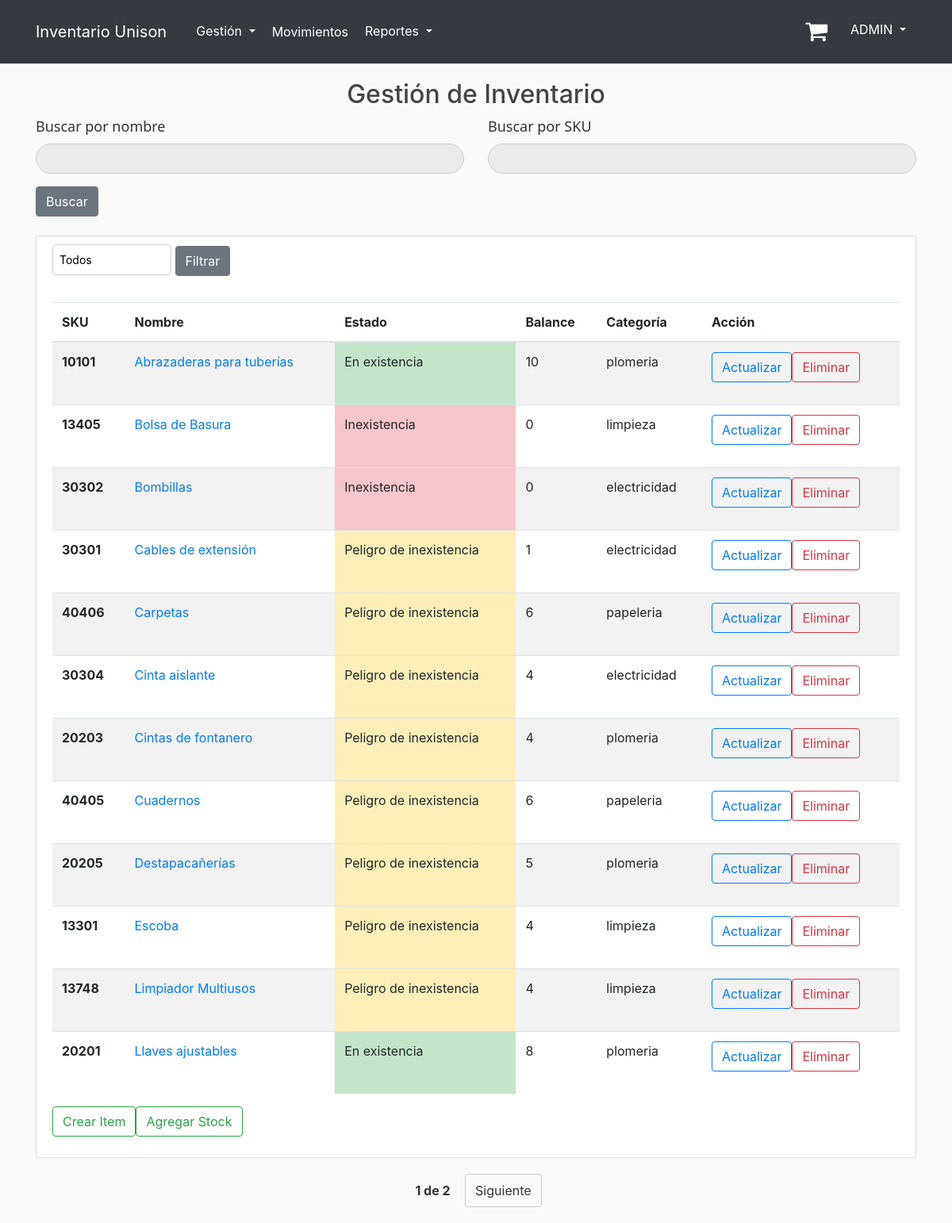
/manage_items/ (signed in), run on the app's committed database.
### inventory/models.py (models this page shows, shortened)
class Item(models.Model):
    CATEGORY_CHOICES = [
        ('papeleria', 'Papelería'),
        ('limpieza', 'Limpieza'),
        ('plomeria', 'Plomería'),
        ('electricidad', 'Electricidad'),
    ]
    UNIT_CHOICES = [
        ('paquete', 'Paquete'),
        ('block', 'Block'),
        ('individual', 'Individual'),
        ('caja', 'Caja'),
    ]
    name = models.CharField(max_length=255)
    image = models.ImageField(default='default_item.jpg', upload_to='item_pics')
    sku = models.DecimalField(max_digits=10, decimal_places=0, unique=True)
    category = models.CharField(max_length=20, choices=CATEGORY_CHOICES)
    description = models.TextField()
    unit_type = models.CharField(max_length=20, choices=UNIT_CHOICES)
    unit_price = models.DecimalField(max_digits=10, decimal_places=2)
    stock = models.IntegerField(default=0)
    low_stock_threshold = models.IntegerField(default=10)
    unison = models.BooleanField(default=True)

### inventory/views.py (the view)
# urls.py: path('manage_items/', views.manage_items, name='manage_items'),
@staff_member_required
def manage_items(request):
    items = Item.objects.all()
    categories = items.values_list('category', flat=True).distinct()
    form = SearchForm(request.GET)
    if form.is_valid():
        search_name = form.cleaned_data.get('search_query')
        sku_id = form.cleaned_data.get('sku_id')
        if search_name:
            items = items.filter(name__icontains=search_name)
        if sku_id:
            items = items.filter(sku__exact=sku_id)
    selected_category = request.GET.get('category')
    if selected_category:
        items = items.filter(category=selected_category)
    items = items.order_by('name')
    items_per_page = 12
    paginator = Paginator(items, items_per_page)
    page = request.GET.get('page')
    try:
        items = paginator.page(page)
    except PageNotAnInteger:
        items = paginator.page(1)
    except EmptyPage:
        items = paginator.page(paginator.num_pages)
    context = {
        'title': 'Gestion de articulos',
        'items': items,
        'categories': categories,
        'selected_category': selected_category,
        'form': form
    }
    return render(request, 'inventory/manage_items.html', context)

### inventory/forms.py
class SearchForm(forms.Form):
    search_query = forms.CharField(max_length=255, required=False, label='Buscar por nombre')
    sku_id = forms.CharField(max_length=50, required=False, label='Buscar por SKU')

### inventory/templates/inventory/manage_items.html (shortened to what this page needs)
{% extends "base.html" %}
{% load crispy_forms_filters %}
{% load crispy_forms_tags %}
{% block content %}
    <div class="row">
        <div class="col-md-12">
            <div class="product-bit-title text-center" style="margin-top: 20px ;">
                <h2>Gestión de Inventario</h2>
            </div>
        </div>
    </div>
    <form method="get" action="{% url 'manage_items' %}">
        <div class="row">
            <div class="col-md-6">
                <div id="div_id_search_query" class="form-group">
                    <label for="id_search_query">Buscar por nombre</label>
                    <div>
                        <input type="text" name="search_query" maxlength="255" class="form-control textinput"
                               id="id_search_query">
                    </div>
                </div>
            </div>
            <div class="col-md-6">
                <div id="div_id_sku_id" class="form-group">
                    <label for="id_sku_id">Buscar por SKU</label>
                    <div>
                        <input type="text" name="sku_id" maxlength="50" class="form-control textinput"
                               id="id_sku_id">
                    </div>
                </div>
            </div>
        </div>
        <button class="btn btn-secondary" type="submit" value="Search">Buscar</button>
        <br>
        <br>
    </form>
    <div class="content-section">
        <form method="GET" action="">
            <div class="styled-select">
                <select name="category" id="category">
                    <option value="" {% if not selected_category %} selected {% endif %}>Todos</option>
                </select>
            </div>
            <button class="btn btn-secondary" type="submit" value="Filter">Filtrar</button>
        </form>
        <br>
        <table class="table table-striped">
            <thead>
            <tr>
                <th scope="col">SKU</th>
                <th scope="col">Nombre</th>
                <th scope="col">Estado</th>
                <th scope="col">Balance</th>
                <th scope="col">Categoría</th>
                <th scope="col">Acción</th>
            </tr>
            </thead>
            <tbody>
            {% for item in items %}
                <tr>
                    <th scope="row">
                        {{ item.sku }}
                    </th>
                    <td>
                        <a href="{% url 'display_item' item.id %}">{{ item.name }}</a>
                    </td>
                    {% if item.stock == 0 %}
                        <td class="table-danger">Inexistencia</td>
                    {% else %}
                        {% if item.stock <= item.low_stock_threshold %}
                            <td class="table-warning">Peligro de inexistencia</td>
                        {% else %}
                            <td class="table-success">En existencia</td>
                        {% endif %}
                    {% endif %}
                    <td> {{ item.stock }}</td>
                    <td> {{ item.category }}</td>
                    <td>
                        <div class="form-group">
                            <div class="btn-group" role="group">
                                <form method="get" action="{% url 'update_item' item.id %}">
                                    <button class="btn btn-outline-primary" type="submit">Actualizar</button>
                                </form>
                                <form method="get" action="{% url 'delete_item' item.id %}">
                                    <button class="btn btn-outline-danger" onclick="return confirmDelete();"
                                            type="submit">
                                        Eliminar
                                    </button>
                                </form>
                            </div>
                        </div>
                    </td>
                </tr>
            {% endfor %}
            </tbody>
        </table>
        <div class="form-group">
            <div class="btn-group" role="group">
                <form method="get" action="{% url 'create_item' %}">
                    <button class="btn btn-outline-success" type="submit">Crear Item</button>
                </form>
                <form method="get" action="{% url 'add_stock' %}">
                    <button class="btn btn-outline-success" type="submit">
                        Agregar Stock
                    </button>
                </form>
            </div>
        </div>
    </div>
    <div class="pagination">
        <span class="step-links">
            <span class="current">{{ items.number }} de {{ items.paginator.num_pages }}</span>
            {% if items.has_next %}
                <a href="?page={{ items.next_page_number }}">Siguiente</a>
            {% endif %}
        </span>
    </div>
{% endblock content %}

### templates/base.html (shortened to what this page needs)
{% load static %}
{% load i18n %}
{% language 'es' %}
<!DOCTYPE html>
<html lang="es">
<head>
    <link rel="stylesheet" href="https://cdnjs.cloudflare.com/ajax/libs/font-awesome/4.7.0/css/font-awesome.min.css">
    <link rel="stylesheet" href="https://cdn.jsdelivr.net/npm/bootstrap@4.3.1/dist/css/bootstrap.min.css"
>
    <link rel="stylesheet" type="text/css" href="{% static 'inventory/main.css' %}">
</head>
<body>
<header class="site-header">
    <nav class="navbar navbar-expand-md navbar-dark bg-dark fixed-top border-bottom">
        <div class="container">
            <a class="navbar-brand mr-4" href="/">Inventario Unison</a>
            <div class="collapse navbar-collapse" id="navbarToggle">
                <div class="navbar-nav mr-auto">
                    {% if user.is_staff %}
                        <li class="nav-item dropdown">
                            <button class="btn btn-dark dropdown-toggle" data-bs-toggle="dropdown"
                                    aria-expanded="false">
                                Gestión
                            </button>
                        </li>
                        <a class="nav-item nav-link" href="{% url 'movements' %}" style="color: white;">Movimientos</a>
                        <li class="nav-item dropdown">
                            <button class="btn btn-dark dropdown-toggle" data-bs-toggle="dropdown"
                                    aria-expanded="false">
                                Reportes
                            </button>
                        </li>
                    {% endif %}
                </div>
                <div class="navbar-nav">
                    {% if user.is_authenticated %}
                        <div class="d-flex m-3 me-0">
                            <a href="{% url 'shopping_cart' %}" class="position-relative me-4 my-auto">
                                <i class="fa fa-shopping-cart" aria-hidden="true"
                                   style="font-size:30px; color: white;"></i>
                            </a>
                        </div>
                        <div class="dropdown">
                            <button class="btn btn-dark dropdown-toggle" type="button" id="dropdownMenuButton"
                                    data-toggle="dropdown" aria-haspopup="true" aria-expanded="false"
                                    style="position: relative; top: 10px;">
                                {{ user.username }}
                            </button>
                        </div>
                    {% else %}
                        <a class="nav-item nav-link" href="{% url 'login' %}">Iniciar Sesion</a>
                    {% endif %}
                </div>
            </div>
        </div>
    </nav>
</header>
<main role="main" class="container">
    {% block content %}{% endblock %}
</main>
</body>
</html>
{% endlanguage %}

### inventory/static/inventory/main.css (style rules this page uses)
body { background: #fafafa; color: #333333; margin-top: 5rem; }
h1, h2, h3, h4, h5, h6 { color: #444444; }
.site-header .navbar-nav .nav-link { color: #cbd5db; }
.content-section { background: #ffffff; padding: 10px 20px; border: 1px solid #dddddd; border-radius: 3px; margin-bottom: 20px; }

### inventory/templates/inventory/manage_items.html (style rules this page uses)
.styled-select { position: relative; display: inline-block; width: 150px; margin-bottom: 10px; }
.styled-select select { appearance: none; -webkit-appearance: none; -moz-appearance: none; width: 100%; padding: 8px; font-size: 14px; border: 1px solid #ccc; border-radius: 5px; background-color: #fff; cursor: pointer; }
.styled-select select option { padding: 5px; font-size: 14px; cursor: pointer; }
.styled-select select option:checked { background-color: #007bff; color: #fff; }
.pagination { text-align: center; margin-top: 20px; display: flex; justify-content: center; align-items: flex-end; margin-bottom: 20px; }
.step-links a { display: inline-block; padding: 8px 12px; margin: 0 4px; color: #333; text-decoration: none; border: 1px solid #ccc; border-radius: 4px; }
.current { margin: 0 10px; font-weight: bold; }
#div_id_search_query { font-family: system-ui, -apple-system, BlinkMacSystemFont, 'Segoe UI', Roboto, Oxygen, Ubuntu, Cantarell, 'Open Sans', 'Helvetica Neue', sans-serif; font-size: large; }
#div_id_sku_id { font-family: system-ui, -apple-system, BlinkMacSystemFont, 'Segoe UI', Roboto, Oxygen, Ubuntu, Cantarell, 'Open Sans', 'Helvetica Neue', sans-serif; font-size: large; }
.form-group input { border-radius: 19px; border-color: #cccccc; background-color: #ebebeb; transition: 0.3s; }

### data on the page
Item: sku "10101", name "Abrazaderas para tuberías", low_stock_threshold "En existencia", stock "10", category "plomeria"
Item: sku "13405", name "Bolsa de Basura", shows "Inexistencia", stock "0", category "limpieza"
Item: sku "30302", name "Bombillas", shows "Inexistencia", stock "0", category "electricidad"
Item: sku "30301", name "Cables de extensión", low_stock_threshold "Peligro de inexistencia", stock "1", category "electricidad"
Item: sku "40406", name "Carpetas", low_stock_threshold "Peligro de inexistencia", stock "6", category "papeleria"
Item: sku "30304", name "Cinta aislante", low_stock_threshold "Peligro de inexistencia", stock "4", category "electricidad"
Item: sku "20203", name "Cintas de fontanero", low_stock_threshold "Peligro de inexistencia", stock "4", category "plomeria"
Item: sku "40405", name "Cuadernos", low_stock_threshold "Peligro de inexistencia", stock "6", category "papeleria"
Item: sku "20205", name "Destapacañerías", low_stock_threshold "Peligro de inexistencia", stock "5", category "plomeria"
Item: sku "13301", name "Escoba", low_stock_threshold "Peligro de inexistencia", stock "4", category "limpieza"
Item: sku "13748", name "Limpiador Multiusos", low_stock_threshold "Peligro de inexistencia", stock "4", category "limpieza"
Item: sku "20201", name "Llaves ajustables", low_stock_threshold "En existencia", stock "8", category "plomeria"

### other printed values
{{ user.username }} "ADMIN"
{{ items.number }} "1"
{{ items.paginator.num_pages }} "2"
